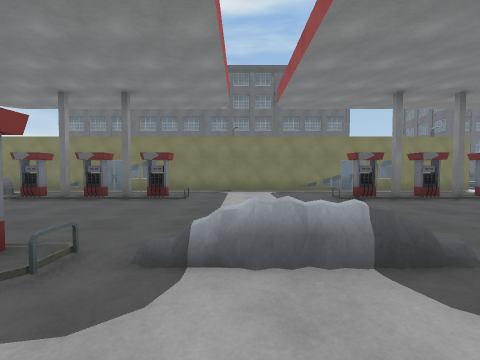
View 1 (above)

20 first-person views from a walk through a Unity game level. The camera is 1.3 m above the floor, tilts 2° down and sees 90° across. The floor is counted in squares, 2 m on a side. Each view is taken from the middle of a square. On the plan, view 1 faces up. The plan holds only what a view shows up to about 9 squares ahead; the rest is blank. The place goes on beyond the plan. The player character is not drawn. Some animated figures are not drawn. Some surface patterns are stand-ins.

View 2
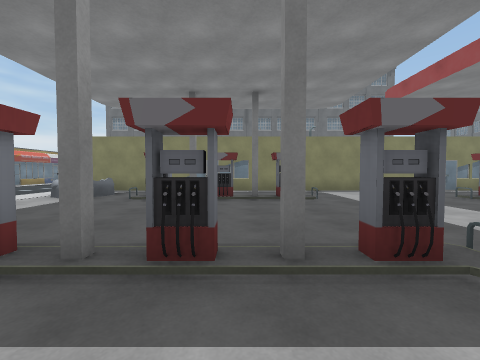

View 3
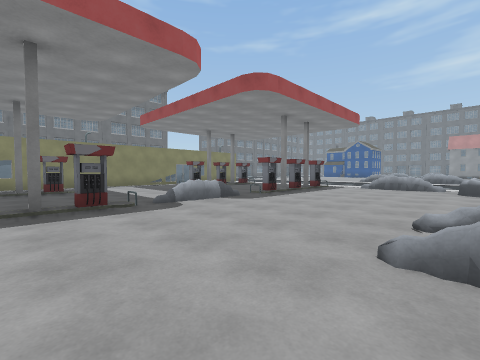

View 4
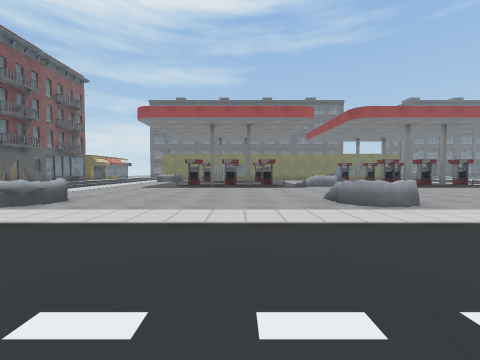

View 5
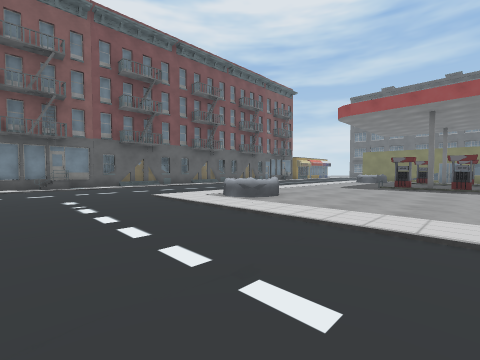

View 6
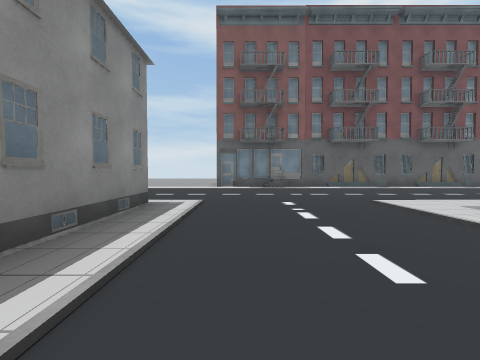

View 7
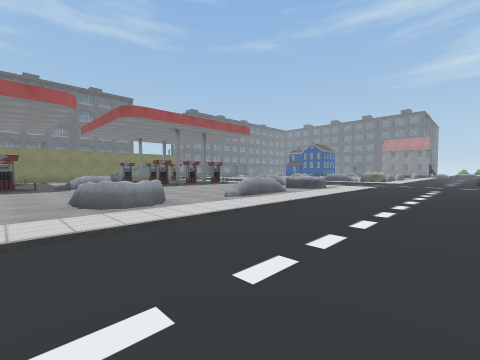

View 8
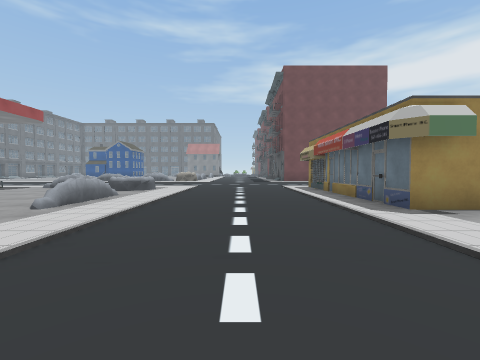

View 9
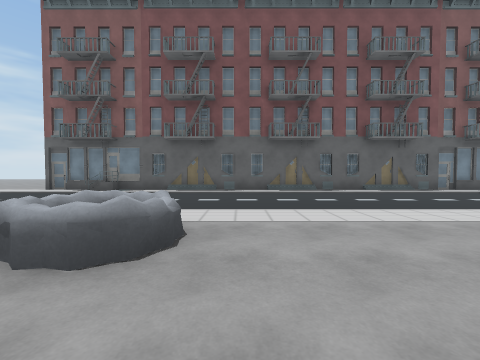

View 10
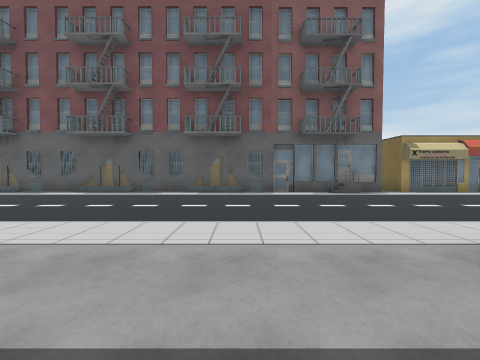

View 11
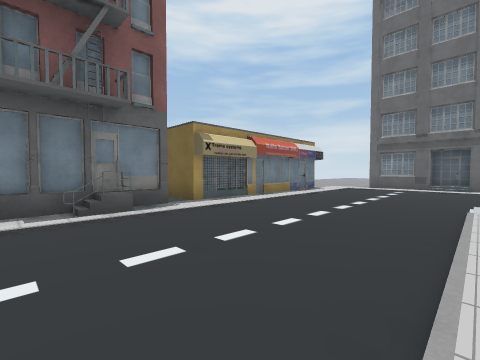

View 12
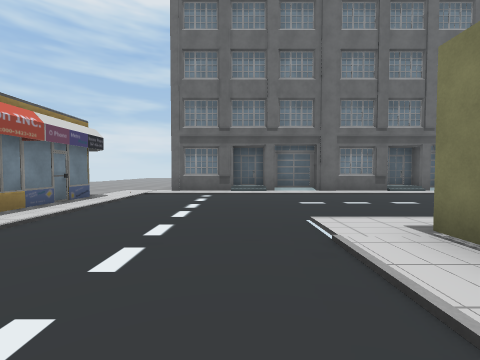

View 13
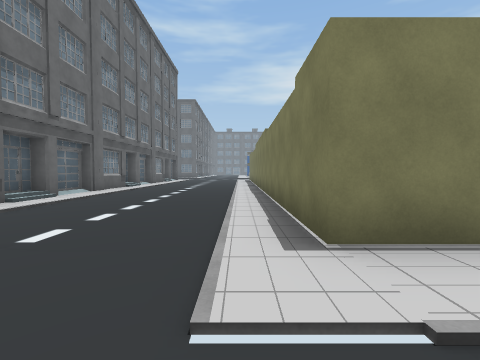

View 14
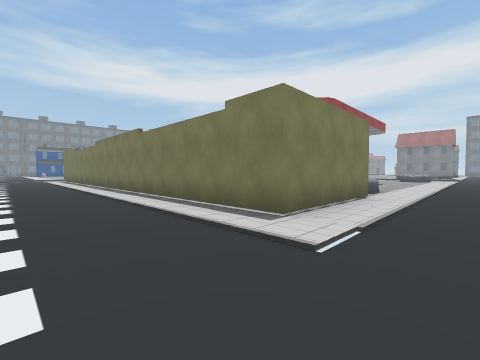

View 15
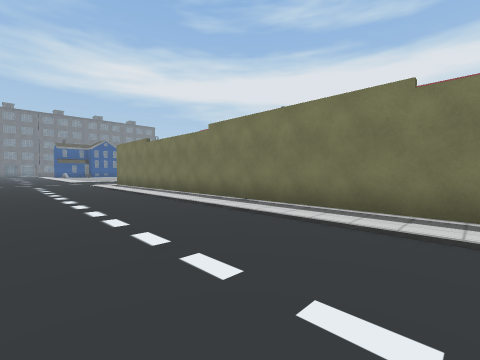

View 16
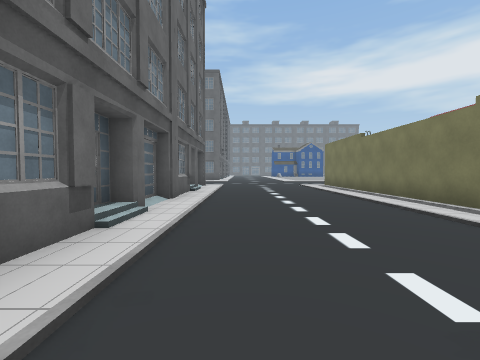

View 17
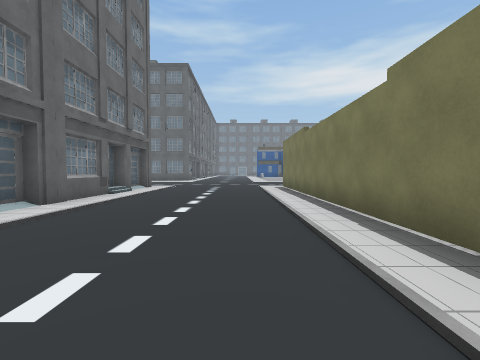

View 18
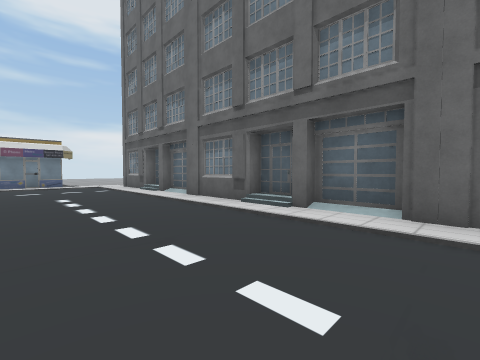

View 19
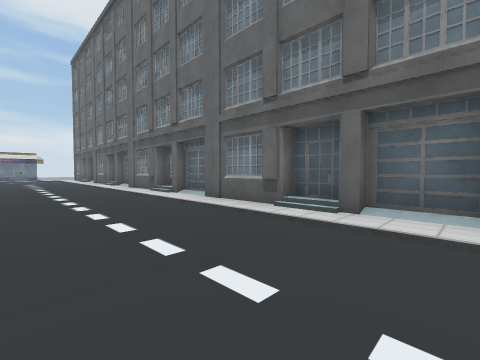

View 20
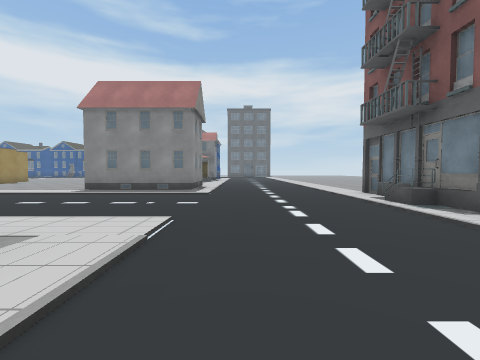

### Floor plan
Key: @ floor where view 1 was taken; # wall or solid block; x gap in a wall; . floor; O other object.
Columns run from 15 left of view 1 to 7 right of it. Each row starts with its distance up from view 1.
 18 ...
 17 ...O####O####O#########
 16  ......................
 15  ......................
 14  #.....................
 13  #.....................
 12  #.....................
 11  #.....################
 10  #.....#
  9 ##.....#
  8  O.....################
  7  #O....OO..............
  6  #......O.####.....###
  5  #................#..
  4  #..................
  3  #.................
  2  #......  #.x#.OO..# #
  1  #................#....
  0  #.............@......O
 -1  #....................O
 -2  #....................O
 -3  #.....OO.....OO.....OO
 -4  #......O......O.OOO.O.
 -5  #.....................
 -6  #.....................
 -7  #O....................
 -8  #.....................
 -9  #...........  ........
-10  ......O###...  .######
-11  ......##  ...   #

Where each view was taken, in squares from view 1:
view 1: 0 up, 0 right, facing up
view 2: 0 up, 3 left, facing up
view 3: 3 down, 3 left, facing up-right
view 4: 8 down, 3 left, facing up
view 5: 8 down, 3 left, facing up-left
view 6: 8 down, 4 left, facing left
view 7: 8 down, 2 left, facing up-right
view 8: 7 down, 2 left, facing right
view 9: 2 down, 5 left, facing left
view 10: 4 up, 6 left, facing left
view 11: 6 up, 9 left, facing up-left
view 12: 9 up, 10 left, facing up
view 13: 12 up, 10 left, facing right
view 14: 14 up, 10 left, facing down-right
view 15: 15 up, 4 left, facing down-right
view 16: 15 up, 3 left, facing right
view 17: 13 up, 2 left, facing right
view 18: 13 up, 2 left, facing up-left
view 19: 13 up, 7 right, facing up-left
view 20: 2 down, 10 left, facing down
